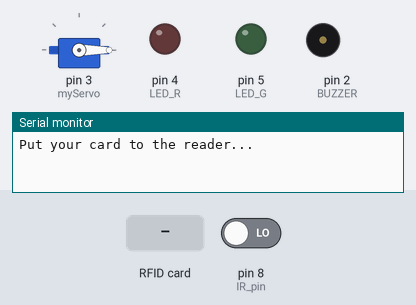
Recording of a sketch running on a simulated Arduino Uno, built with avr-gcc and run on an emulated ATmega328P. On the bench: servo, output pins drawn as LEDs (lit = HIGH), buzzer (waves = sounding), the last lines printed to the serial monitor. The test bench sets the inputs (shaded band); at power-on: pin 8 (IR_pin) LOW. Pins used as bus, display or sensor lines are not drawn.

Above: at 1.2 s.
1.3 s: RFID card D6 2D 8E 1E held to the reader
At 1.95 s:
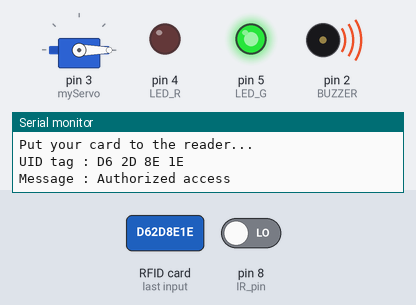
3.6 s: RFID card 5E 7A 19 C4 held to the reader
At 4.2 s:
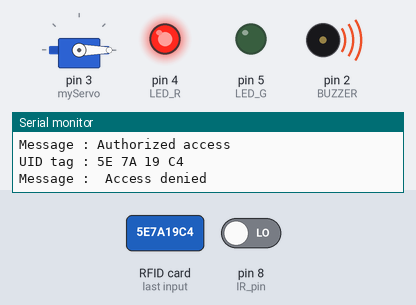
6.1 s: RFID card 86 33 3D 7D held to the reader
At 8.2 s:
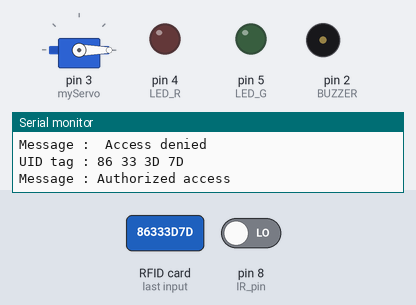
Timing chart, 0 to 9.7 s (numbered marks = the images above; inputs shaded):
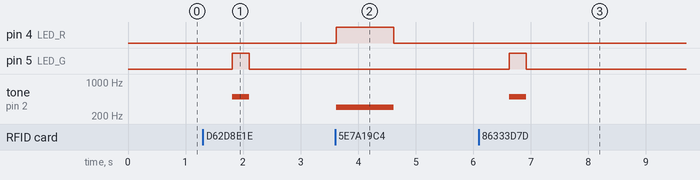

Measured:
- after the input at 1.3 s, pin 5 (LED_G): LOW → HIGH after 0.51 s, → LOW 0.30 s later; tone on pin 2 (BUZZER): silent → 500 Hz after 0.51 s, → silent 0.30 s later
- after the input at 3.6 s, pin 4 (LED_R): LOW → HIGH at once, → LOW 1.0 s later; tone on pin 2 (BUZZER): silent → 300 Hz at once, → silent 1.0 s later
- after the input at 6.1 s, pin 5 (LED_G): LOW → HIGH after 0.52 s, → LOW 0.30 s later; tone on pin 2 (BUZZER): silent → 500 Hz after 0.52 s, → silent 0.30 s later

The sketch:

Arduino-Security-Access-Lock-RFID-MFRC522.ino
```cpp
#include <SPI.h>
#include <MFRC522.h>
#include <Servo.h>

#define SS_PIN 10
#define RST_PIN 9
#define LED_G 5 //define green LED pin
#define LED_R 4 //define red LED
#define BUZZER 2 //buzzer pin
#define IR_pin 8
MFRC522 mfrc522(SS_PIN, RST_PIN);   // Create MFRC522 instance.
Servo myServo; //define servo name

void setup()
{
  Serial.begin(9600);   // Initiate a serial communication
  SPI.begin();      // Initiate  SPI bus
  mfrc522.PCD_Init();   // Initiate MFRC522
  myServo.attach(3); //servo pin
  myServo.write(0); //servo start position
  pinMode(LED_G, OUTPUT);
  pinMode(LED_R, OUTPUT);
  pinMode(BUZZER, OUTPUT);
  pinMode(IR_pin,INPUT);
  noTone(BUZZER);
  Serial.println("Put your card to the reader...");
  Serial.println();

}
void loop()
{
  // Look for new cards
  if ( ! mfrc522.PICC_IsNewCardPresent())
  {
    return;
  }
  // Select one of the cards
  if ( ! mfrc522.PICC_ReadCardSerial())
  {
    return;
  }
  //Show UID on serial monitor
  Serial.print("UID tag :");
  String content= "";
  byte letter;
  for (byte i = 0; i < mfrc522.uid.size; i++)
  {
     Serial.print(mfrc522.uid.uidByte[i] < 0x10 ? " 0" : " ");
     Serial.print(mfrc522.uid.uidByte[i], HEX);
     content.concat(String(mfrc522.uid.uidByte[i] < 0x10 ? " 0" : " "));
     content.concat(String(mfrc522.uid.uidByte[i], HEX));
  }
  Serial.println();
  Serial.print("Message : ");
  content.toUpperCase();
  if (content.substring(1) == "D6 2D 8E 1E" || content.substring(1) == "86 33 3D 7D") //change here the UID of the card/cards that you want to give access
  {
    Serial.println("Authorized access");
    Serial.println();
    delay(500);
    digitalWrite(LED_G, HIGH);
    tone(BUZZER, 500);
    delay(300);
    noTone(BUZZER);
   // myServo.write(180);
    int value=digitalRead(IR_pin);
    if(value==1)
    {
        myServo.write(180);
    }
    else
    {
        myServo.write(0);
    }

   // myServo.write(0);
    digitalWrite(LED_G, LOW);
  }

 else   {
    Serial.println(" Access denied");
    digitalWrite(LED_R, HIGH);
    tone(BUZZER, 300);
    delay(1000);
    digitalWrite(LED_R, LOW);
    noTone(BUZZER);
  }
}
```
